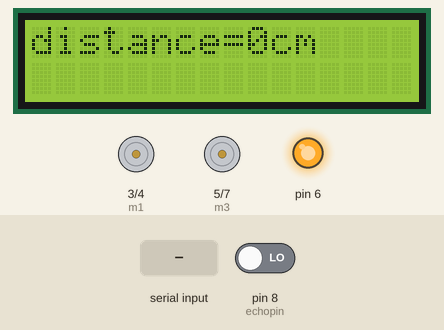
Recording of a sketch running on a simulated Arduino Uno, built with avr-gcc and run on an emulated ATmega328P. Parts: 16×2 character LCD, motor-driver pin pairs drawn as motors (green arrow = first pin HIGH = forward, orange = second pin HIGH = backward, longer = more drive), output pins drawn as LEDs (lit = HIGH). The test bench sets the inputs (shaded band); at power-on: pin 8 (echopin) LOW. Pins used as bus, display or sensor lines are not drawn; what the sketch prints to the serial monitor is not drawn.

Above: at 6.7 s.
6.8 s: "forward" received over the second serial link
At 10.0 s:
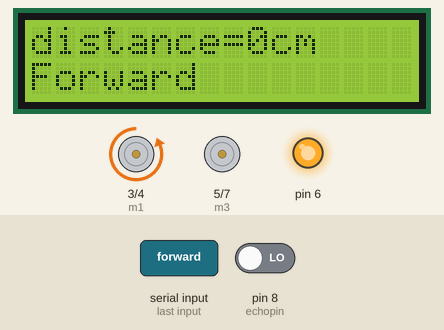
10.7 s: "right" received over the second serial link
At 12.5 s:
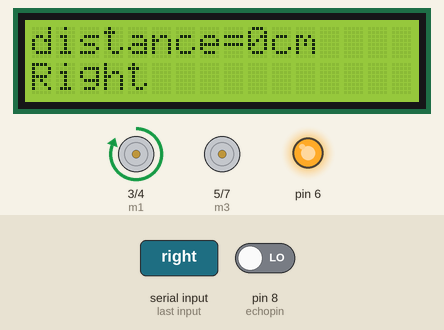
12.8 s: "left" received over the second serial link
At 14.1 s:
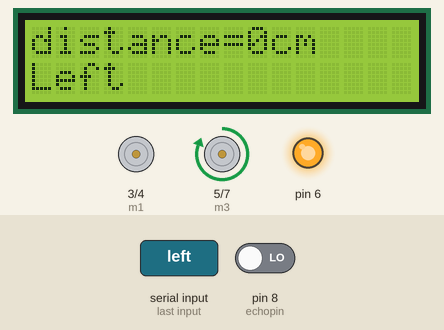
15.0 s: "reverse" received over the second serial link
At 16.7 s:
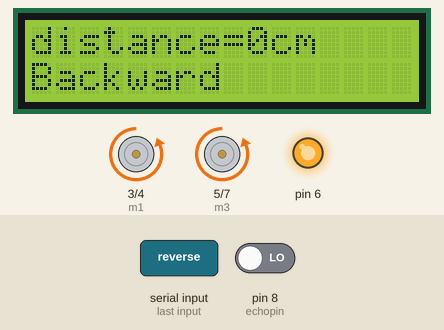
Timing chart, 0 to 18.2 s (numbered marks = the images above; inputs shaded):
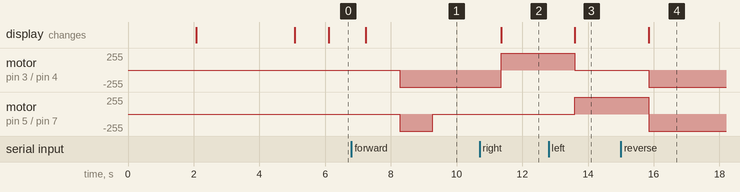

Measured:
- after the input at 6.8 s, motor on pin 3 (m1) / pin 4 (m2): stopped → backward 255/255 after 1.5 s; motor on pin 5 (m3) / pin 7 (m4): stopped → backward 255/255 after 1.5 s, → stopped 1.0 s later; the display: changes after 0.43 s (image 1)
- after the input at 10.7 s, motor on pin 3 (m1) / pin 4 (m2): backward 255/255 → forward 255/255 after 0.67 s; the display: changes after 0.67 s (image 2)
- after the input at 12.8 s, motor on pin 3 (m1) / pin 4 (m2): forward 255/255 → stopped after 0.79 s; motor on pin 5 (m3) / pin 7 (m4): stopped → forward 255/255 after 0.79 s; the display: changes after 0.79 s (image 3)
- after the input at 15.0 s, motor on pin 3 (m1) / pin 4 (m2): stopped → backward 255/255 after 0.85 s; motor on pin 5 (m3) / pin 7 (m4): forward 255/255 → backward 255/255 after 0.85 s; the display: changes after 0.85 s (image 4)

The sketch:

Motor_control.ino
```cpp
 #include <LiquidCrystal.h>
#include <SoftwareSerial.h>
#define echopin  8
#define trigpin 2
int maximumRange = 30;
long duration, distance;
SoftwareSerial BT(0, 1);  //TX, RX pins
String readdata;
int m1 = 3, m2 = 4, m3 = 5, m4 = 7;
int x;
LiquidCrystal lcd(A0, A1, A2, A3, A4, A5);

void setup() {  // setup function for pins mode
  lcd.begin(16, 2);
  pinMode (trigpin, OUTPUT);   //sets the trig pin of sensor for o/p
  pinMode (echopin, INPUT );
  BT.begin(9600);
  Serial.begin(9600);
  pinMode(m1, OUTPUT);
  pinMode(m2, OUTPUT);
  pinMode(m3, OUTPUT);
  pinMode(m4, OUTPUT);
  pinMode(6, OUTPUT);
  digitalWrite(6, HIGH);
  lcd.setCursor(0, 0);
  lcd.print("PRMCEAM Welcomes");
  lcd.setCursor(0, 1);
  lcd.print("NAAC TEAM");
  delay(2000);
  lcd.setCursor(0, 0);
  lcd.print("Bot Designed by ");
  lcd.setCursor(0, 1);

  lcd.print(" Sujay Alaspure ");
  delay(3000);
  lcd.clear();
}
// this function will be executed again again //
void loop() {
   {
    digitalWrite(trigpin, LOW);
    delayMicroseconds(2);

    digitalWrite(trigpin, HIGH);
    delayMicroseconds(10);

    duration = pulseIn (echopin, HIGH);

    distance = duration / 48.2;
    delay (40);// delay of 40 millis
  }
    lcd.setCursor(0,0);
        lcd.print("distance=");
    lcd.print(distance);//taking the distance
        lcd.print("cm     ");
  while (BT.available()) {
    delay(10);
    char c = BT.read();
    readdata += c;
  }
  if (readdata.length() > 0) {
    Serial.println(readdata);
    if (readdata == "forward" || readdata == "FF")  //from BT for forward motion
    {
      lcd.setCursor(0, 1);
      lcd.print("Forward         ");
 {
    digitalWrite(trigpin, LOW);
    delayMicroseconds(2);

    digitalWrite(trigpin, HIGH);
    delayMicroseconds(10);

    duration = pulseIn (echopin, HIGH);

    distance = duration / 48.2;
    delay (40);// delay of 40 millis

  }
      if (distance >= 30 ){
    digitalWrite(3,HIGH);
    digitalWrite(4,0);
    digitalWrite(5,1);
    digitalWrite(7,LOW);
//    delay (200);
  }

  else if (distance >=14 && distance <= 24) {
    digitalWrite (3,HIGH);
    digitalWrite (4,LOW);
    digitalWrite (5,LOW);
    digitalWrite (7,LOW);
    delay (1000);
  }
 else if (distance < 14){
   digitalWrite (3, LOW);
   digitalWrite (4, 1);
   digitalWrite (5,0);
   digitalWrite (7,HIGH);
   delay (1000); // take a delay of 1 second

   digitalWrite (3,LOW);
   digitalWrite (4,HIGH);
   digitalWrite (5,LOW);
   digitalWrite (7, LOW);
   delay (1000);
 }

//      digitalWrite(m1, HIGH);
//      digitalWrite (m2, 0);
//      digitalWrite(m3, 1);
//      digitalWrite(m4, LOW);
//      delay(100);
    }

    else if (readdata == "reverse" || readdata == "BB") //for reverse motion

    {
      lcd.setCursor(0, 1);
      lcd.print("Backward         ");
      digitalWrite(m1, LOW);
      digitalWrite(m2, 1);
      digitalWrite(m3, 0);
      digitalWrite(m4, HIGH);
      delay(100);
    }
    else if (readdata == "right" || readdata == "RR")    //for turning right
    {
      lcd.setCursor(0, 1);
      lcd.print("Right         ");
      digitalWrite (m1, HIGH);
      digitalWrite (m2, 0);
      digitalWrite (m3, LOW);
      digitalWrite (m4, LOW);
      delay (100);
    }
    else if ( readdata == "left" || readdata == "LL")  //for turning left
    {
      lcd.setCursor(0, 1);
      lcd.print("Left         ");
      digitalWrite (m1, 0);
      digitalWrite (m2, 0);
      digitalWrite (m3, 1);
      digitalWrite (m4, LOW);
      delay (100);
    }
    else if (readdata == "stop" || readdata == "SS")  // to stop the robo
    {
      lcd.setCursor(0, 1);
      lcd.print("Stoped......     ");
      digitalWrite (m1, LOW);
      digitalWrite (m2, LOW);
      digitalWrite (m3, LOW);
      digitalWrite (m4, LOW);
      delay (100);
    }
    readdata = "";
  }
} //Reset the variable
```
